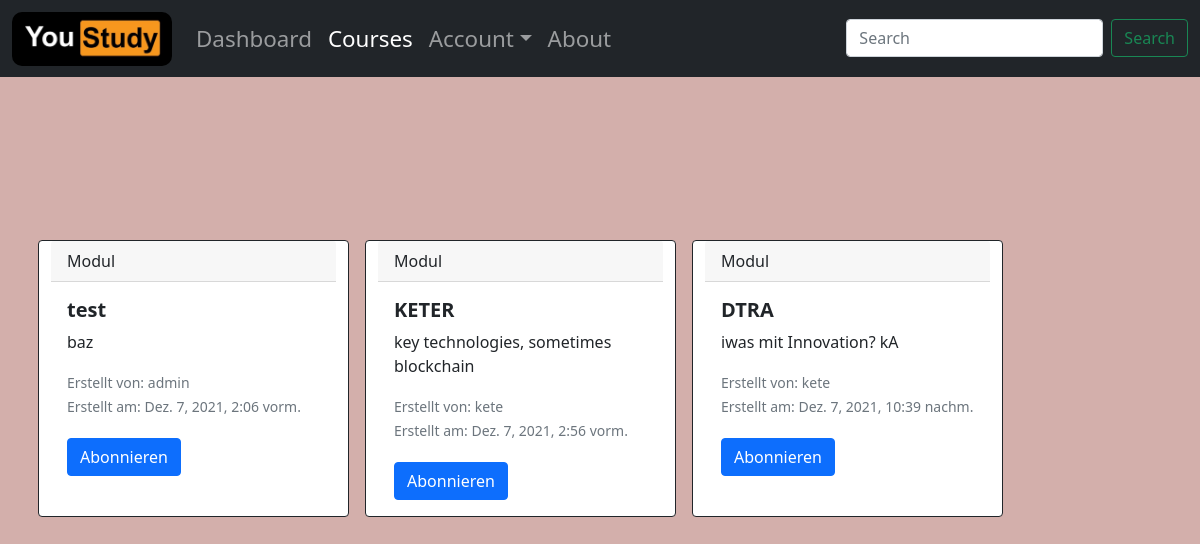
The app's page /courses/ (signed in) with its own data.
### course/models.py (models this page shows)
class Course(models.Model):
    name = models.CharField(max_length=256, unique=True)
    description = models.TextField(null=True, blank=True, max_length=2048, verbose_name="Beschreibung")
    tags = TaggableManager(blank=True)
    date_created = models.DateTimeField(auto_now_add=True, verbose_name="Erstellt am")
    date_modified = models.DateTimeField(auto_now_add=True, verbose_name="Angepasst am")
    created_by = models.ForeignKey(Profile, on_delete=models.DO_NOTHING, related_name="course_created_by", verbose_name="erstellt von")
    responsible_teachers = models.ManyToManyField(Profile, through="CourseResponsibleTeachers", related_name="course_responsible_teacher", verbose_name="Verantwortliche Dozenten")
    subscribed_students = models.ManyToManyField(Profile, through="CourseSubscribedStudents", related_name="course_subscribed_students", verbose_name="Eingeschriebene Studenten")

### base/models.py (models this page shows, shortened)
class Profile(models.Model):
    user = models.OneToOneField(User, on_delete=models.CASCADE)
    birth_date = models.DateField(null=True, blank=True)

### course/views.py (the view)
# urls.py: path("", views.courses, name="courses"),
@login_required
def courses(request):
    context = {
        "courses": Course.objects.all(),
        "is_teacher": request.user.groups.filter(name="teachers").exists()
    }
    return render(request=request, template_name="courses.html", context=context)

### course/templates/courses.html (shortened to what this page needs)
{% extends "base/base.html" %}
{% block content %}
  <div class="container pt-1">
    <div class="row row-cols-4 row-cols-md-4">
      {% for course in courses %}
      <div class="card border-dark mb-3 m-2">
        <div class="card-header">
          Modul
        </div>
        <div class="card-body text-dark">
          <h5 class="card-title"><strong>{{ course.name }}</strong></h5>
          <p class="card-text">{{ course.description }}</p>
          <p class="card-text"><small class="text-muted">Erstellt von: {{ course.created_by.user }}<br>Erstellt am: {{ course.date_created }}</small></p>
          {% if is_teacher %}
          <a href="{% url 'courses_update' course_id=course.id  %}" class="btn btn-primary">Editieren</a>
          <a href="{% url 'lessons_create' course_id=course.id  %}" class="btn btn-primary">Lektion hinzufügen</a>
          {% else %}<a href="#" class="btn btn-primary mt-1">Abonnieren</a>{% endif %}
        </div>
      </div>
    {% endfor %}
    </div>
  </div>
{% endblock %}

### static/stylesheets/site.css (style rules this page uses)
html, body { height: 100%; }
body { display: flex; align-items: center; padding-bottom: 40px; background-color: #d3afab; }
.card { box-sizing: content-box; }

### records on screen
Course: name "test", description "baz", created_by.user "admin", date_created "Dez. 7, 2021, 2:06 vorm."
Course: name "KETER", description "key technologies, sometimes blockchain", created_by.user "kete", date_created "Dez. 7, 2021, 2:56 vorm."
Course: name "DTRA", description "iwas mit Innovation? kA", created_by.user "kete", date_created "Dez. 7, 2021, 10:39 nachm."
